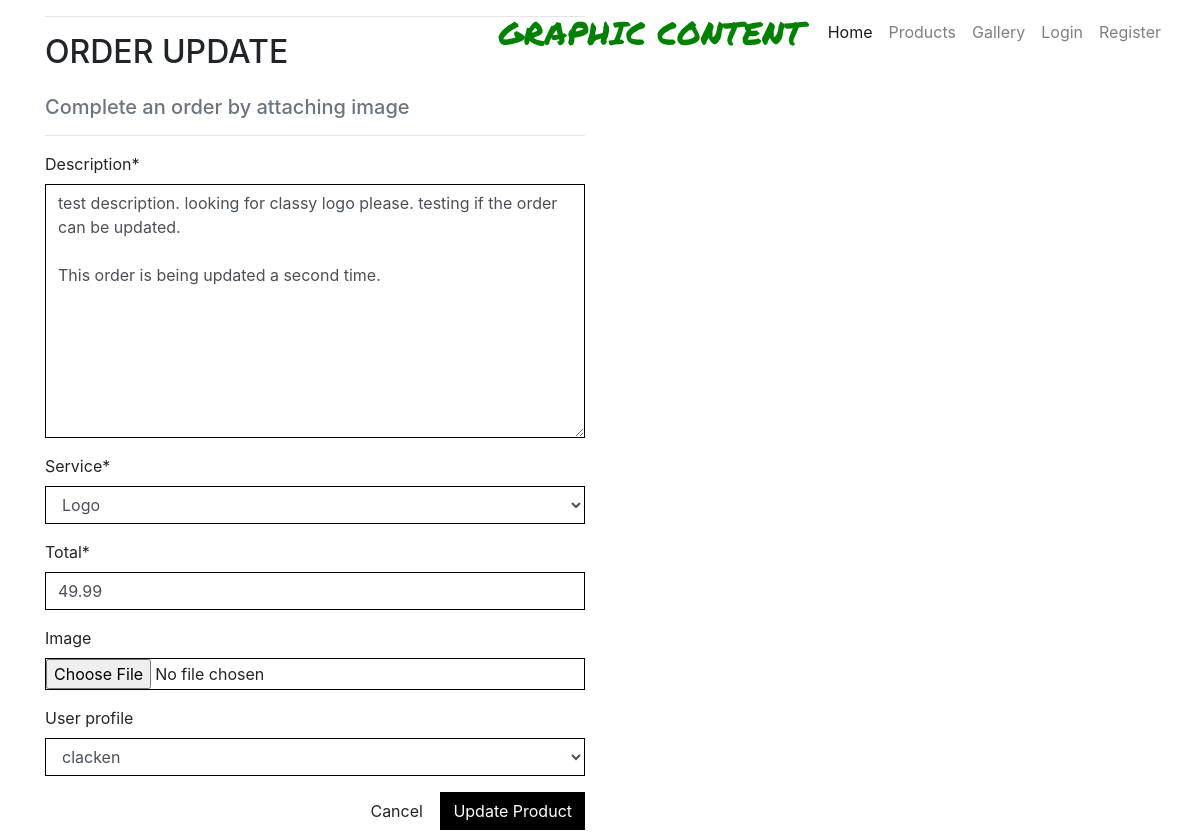
Screenshot of /orders/edit_order/3BA66D6B76234EB693EE6F0CDBDCCA8C with the database file from the repository.
### checkout/models.py (models this page shows, shortened)
class Order(models.Model):
    order_number = models.CharField(max_length=32, null=False, editable=False)
    user_profile = models.ForeignKey(UserProfile, on_delete=models.SET_NULL,
                                     null=True, blank=True, related_name='orders')
    date = models.DateTimeField(auto_now_add=True)
    service = models.ForeignKey(Product, null=False, blank=False, on_delete=models.CASCADE)
    total = models.DecimalField(max_digits=10, decimal_places=2, null=False, default=0)
    description = models.TextField(null=False, blank=False)
    image = models.ImageField(null=True, blank=True)

### orders/views.py (the view)
# urls.py: path('edit_order/<order_number>', views.edit_order, name='edit_order'),
def edit_order(request, order_number):
    order = get_object_or_404(Order, order_number=order_number)
    if request.method == 'POST':
        form = OrderForm(request.POST, request.FILES, instance=order)
        if form.is_valid():
            form.save()
            messages.success(request, 'Successfully updated product!')
            return redirect(reverse('orders'))
        else:
            messages.error(request, 'Failed to update product. Please ensure the form is valid.')
    else:
        form = OrderForm(instance=order)
        messages.info(request, f'You are editing {order_number}')
    template = 'orders/update_order.html'
    context = {
        'form': form,
        'order': order,
    }
    return render(request, template, context)

### orders/forms.py
class OrderForm(forms.ModelForm):
    class Meta:
        model = Order
        fields = ('description', 'service', 'total', 'image', 'user_profile',)
    def __init__(self, *args, **kwargs):
        super().__init__(*args, **kwargs)
        for field_name, field in self.fields.items():
            field.widget.attrs['class'] = 'border-black rounded-0'

### products/models.py (called while the page is built)
    def __str__(self):
        return self.service_type

### profiles/models.py (called while the page is built)
    def __str__(self):
        return self.user.username

### orders/templates/orders/update_order.html (shortened to what this page needs)
{% extends "base.html" %}
{% load static %}
{% block content %}
    <div class="overlay"></div>
    <div class="container">
        <div class="row">
            <div class="col-12 col-md-6">
                <hr>
                <h2 class="logo-font mb-4">Order Update</h2>
                <h5 class="text-muted">Complete an order by attaching image</h5>
                <hr>
            </div>
        </div>
        <div class="row">
            <div class="col-12 col-md-6">
                <form method="POST" action="{% url 'edit_order' order.order_number %}" class="form mb-2" enctype="multipart/form-data">
                    {{ form | crispy }}
                    <div class="text-right">
                        <a class="btn btn-outline-black rounded-0" href="{% url 'products' %}">Cancel</a>
                        <button class="btn btn-black rounded-0" type="submit">Update Product</button>
                    </div>
                </form>
            </div>
        </div>
    </div>
{% endblock %}

### static/css/base.css (style rules this page uses)
html { height: 100%; }
.overlay { height: 100%; width: 100%; top: 0; left: 0; position: fixed; background: white; z-index: -1; }
.logo-font { text-transform: uppercase; }
.btn-black { background: black; color: white; }
.border-black { border: 1px solid black !important; }

### rows the page displays
Order: description "test description. looking for classy logo please. testing if the order can be updated. This order is being updated a second time.", service "Logo", total "49.99", user_profile "clacken"
